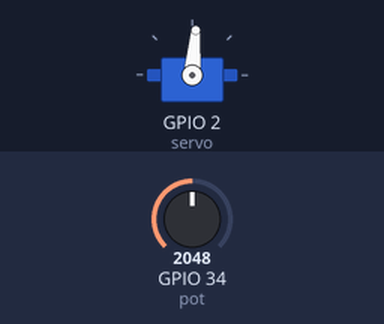
Recording of a program running on a simulated ESP32 board running MicroPython. Shown: servo. Inputs (shaded band) come from the test bench; at power-on: GPIO 34 (pot) = 2048 (analog values on the 0–4095 scale). Servo angles are drawn from the pulse width (0.5 ms = 0°, 2.5 ms = 180°); what the program prints to the serial console is not drawn.

Above: at 1.2 s.
1.3 s: GPIO 34 (pot) set to 2866
At 2.5 s:
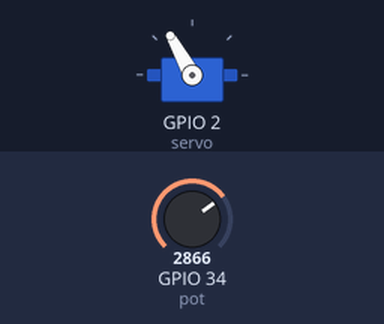
2.8 s: GPIO 34 (pot) set to 3603
At 3.8 s:
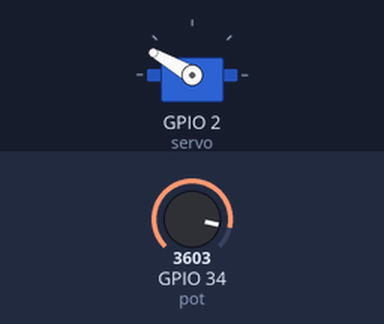
4.3 s: GPIO 34 (pot) set to 4095
At 5.0 s:
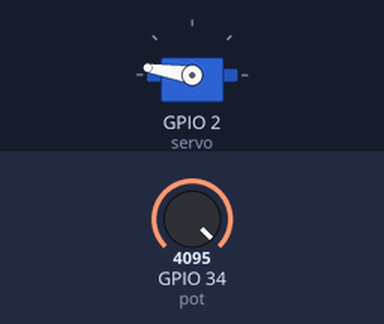
5.8 s: GPIO 34 (pot) set to 1228
At 6.1 s:
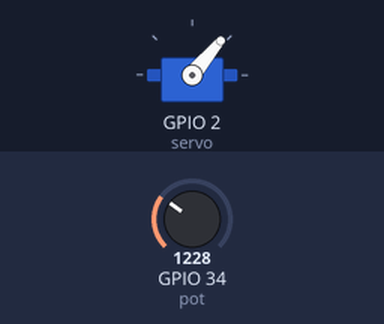
7.3 s: GPIO 34 (pot) set to 491
At 8.4 s:
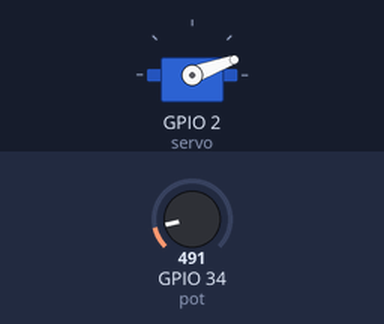
8.8 s: GPIO 34 (pot) set to 140
At 9.6 s:
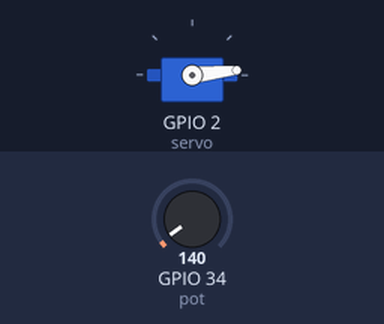
Timing chart, 0 to 11.3 s (numbered marks = the images above; inputs shaded):
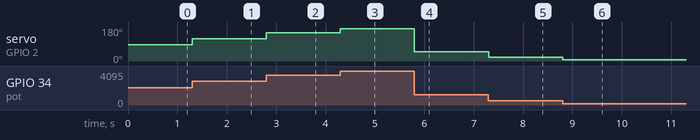

The program:

servo_pot.py
```python
from machine import ADC, Pin
from servo import Servo

# Initialize the servo on pin X1 (adjust as needed)
servo = Servo(2)  # Servo 2 corresponds to pin 2 on esp32

# Initialize the potentiometer on ADC pin
pot = ADC(Pin(34))  # Use GPIO 34 for the potentiometer (adjust as needed)
pot.atten(ADC.ATTN_11DB)  # Configure for full range (0-3.3V)

# Map function to convert potentiometer value to servo angle
def map_value(value, in_min, in_max, out_min, out_max):
    return int((value - in_min) * (out_max - out_min) / (in_max - in_min) + out_min)

while True:
    # Read potentiometer value
    pot_value = pot.read()  # Read ADC value (0-4095)

    # Map potentiometer value to servo angle (0-180 degrees)
    angle = map_value(pot_value, 0, 4095, 0, 180)

    # Print the potentiometer value and corresponding angle

    print("Potentiometer Value:", pot_value, "Mapped Angle:", angle)

    # Set servo angle
    servo.move(angle)
```

servo.py
```python
from machine import Pin, PWM

class Servo:
    # these defaults work for the standard TowerPro SG90
    __servo_pwm_freq = 50
    __min_u10_duty = 26 - 0 # offset for correction
    __max_u10_duty = 123- 0  # offset for correction
    min_angle = 0
    max_angle = 180
    current_angle = 0.001


    def __init__(self, pin):
        self.__initialise(pin)


    def update_settings(self, servo_pwm_freq, min_u10_duty, max_u10_duty, min_angle, max_angle, pin):
        self.__servo_pwm_freq = servo_pwm_freq
        self.__min_u10_duty = min_u10_duty
        self.__max_u10_duty = max_u10_duty
        self.min_angle = min_angle
        self.max_angle = max_angle
        self.__initialise(pin)


    def move(self, angle):
        # round to 2 decimal places, so we have a chance of reducing unwanted servo adjustments
        angle = round(angle, 2)
        # do we need to move?
        if angle == self.current_angle:
            return
        self.current_angle = angle
        # calculate the new duty cycle and move the motor
        duty_u10 = self.__angle_to_u10_duty(angle)
        self.__motor.duty(duty_u10)

    def __angle_to_u10_duty(self, angle):
        return int((angle - self.min_angle) * self.__angle_conversion_factor) + self.__min_u10_duty


    def __initialise(self, pin):
        self.current_angle = -0.001
        self.__angle_conversion_factor = (self.__max_u10_duty - self.__min_u10_duty) / (self.max_angle - self.min_angle)
        self.__motor = PWM(Pin(pin))
        self.__motor.freq(self.__servo_pwm_freq)
```

Measured:
- after the input at 1.3 s, servo on GPIO 2 (servo): 85° → 119° at once
- after the input at 2.8 s, servo on GPIO 2 (servo): 119° → 150° at once
- after the input at 4.3 s, servo on GPIO 2 (servo): 150° → 171° at once
- after the input at 5.8 s, servo on GPIO 2 (servo): 171° → 50° at once
- after the input at 7.3 s, servo on GPIO 2 (servo): 50° → 20° at once
- after the input at 8.8 s, servo on GPIO 2 (servo): 20° → 6° at once
